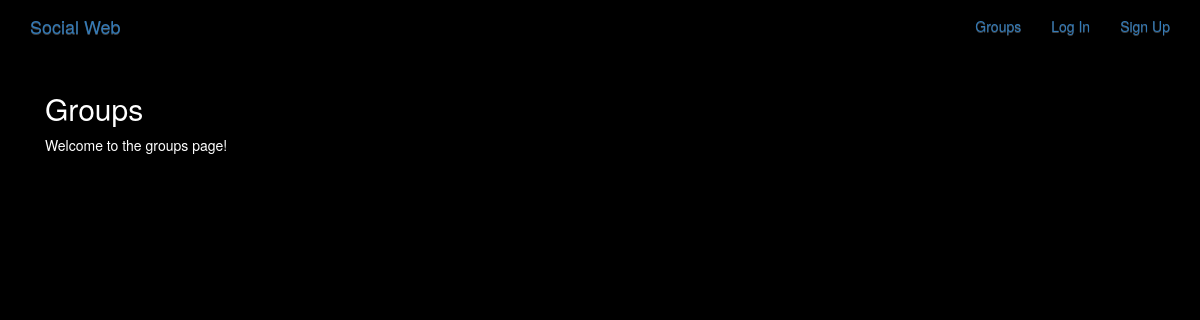
Before: /groups/ with the older database file.
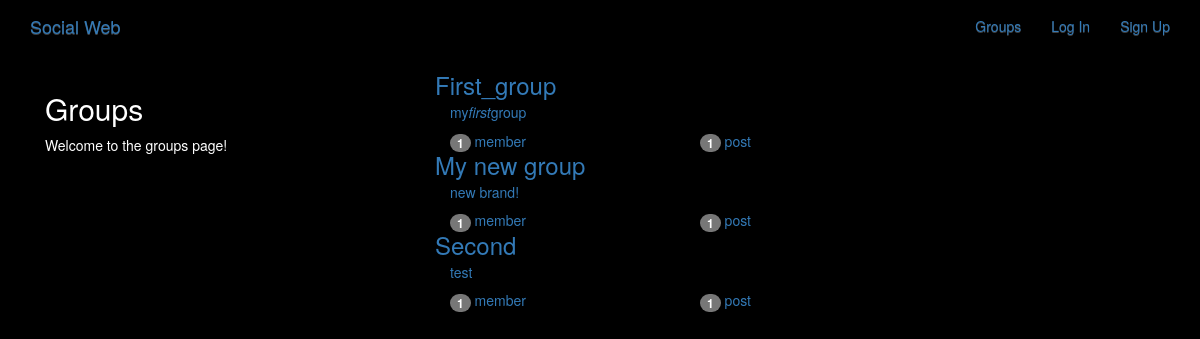
After: the same page with the newer database file.
### groups/models.py (models this page shows, shortened)
class Group(models.Model):
    name = models.CharField(max_length=250, unique=True)
    slug = models.SlugField(allow_unicode=True, unique=True)
    description = models.TextField(blank=True, default='')
    description_html = models.TextField(editable=False, default='', blank=True)
    members = models.ManyToManyField(User, through='GroupMember')
    class Meta:
       ordering = ['name']

### groups/views.py (the view)
class ListGroups(generic.ListView):
    model = Group

### groups/templates/groups/group_list.html (shortened to what this page needs)
{% extends "groups/group_base.html" %}
{% block pregroup %}
<div class="col-md-4">
    <div class="content">
        <h2>Groups</h2>
        <p>Welcome to the groups page!</p>
    </div>
</div>
{% endblock %}
{% block group_content %}
<div class="col-md-8">
    <div class="list_group">
        {% for group in object_list %}
        <a href="{% url 'groups:single' slug=group.slug %}">
            <h3 class="title list-group-item-heading">{{group.name}}</h3>
            <div class="list-group-item-text container-fluid">
                {{ group.description_html|safe }}
                <div class="row">
                    <div class="col-md-4">
                        <span class="badge">{{group.members.count}}</span>
                        member{{group.members.count|pluralize}}
                    </div>
                    <div class="col-md-4">
                        <span class="badge">{{group.posts.count}}</span>
                        post{{group.posts.count|pluralize}}
                    </div>
                </div>
            </div>
        </a>
        {% endfor %}
    </div>
</div>
{% endblock %}

### groups/templates/groups/group_base.html (shortened to what this page needs)
{% extends "base.html" %}
{% block content %}
<div class="container">
    <div class="row">
        {% block pregroup %} {% endblock %}
        {% block group_content %} {% endblock %}
    </div>
</div>
{% endblock %}

### templates/base.html (shortened to what this page needs)
<!DOCTYPE html>
{% load staticfiles %}
<html lang="en">
<head>
    <link rel="stylesheet" href="https://maxcdn.bootstrapcdn.com/bootstrap/3.3.7/css/bootstrap.min.css"
>
    <link rel="stylesheet" href="https://maxcdn.bootstrapcdn.com/bootstrap/3.3.7/css/bootstrap-theme.min.css"
>
    <link rel="stylesheet" href="{% static 'simplesocial/css/master.css' %}">
</head>
<body>
<nav class="navbar mynav" role="navigation" id="navbar">
    <div class="container">
        <a class="navbar-brand mynav" href="{% url 'home' %}">Social Web</a>
        <ul class="nav navbar-nav navbar-right">
            {% if user.is_authenticated %}
            <li><a href="{% url 'posts:create' %}">Post</a></li>
            <li><a href="{% url 'groups:all' %}">Groups</a></li>
            <li><a href="{% url 'groups:create' %}">Create Group</a></li>
            <li><a href="{% url 'accounts:logout' %}">Log Out</a></li>
            {% else %}
            <li><a href="{% url 'groups:all' %}">Groups</a></li>
            <li><a href="{% url 'accounts:login' %}">Log In</a></li>
            <li><a href="{% url 'accounts:signup' %}">Sign Up</a></li>
            {% endif %}
        </ul>
    </div>
</nav>
<div class="container mycontent">
    {% block content %}
    {% endblock %}
</div>
</body>
</html>

### static/simplesocial/css/master.css (style rules this page uses)
body { margin: 0; overflow: hidden; background-color: black; color:white; }

Changed rows visible on the page:
added Group: name "First_group", description_html "my first group", members.count "1", posts.count "1"
added Group: name "My new group", description_html "new brand!", members.count "1", posts.count "1"
added Group: name "Second", description_html "test", members.count "1", posts.count "1"
